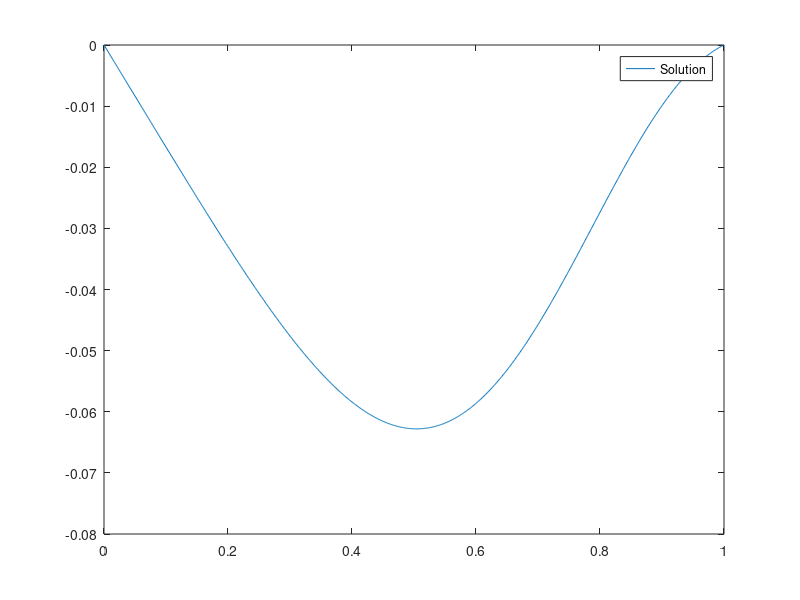
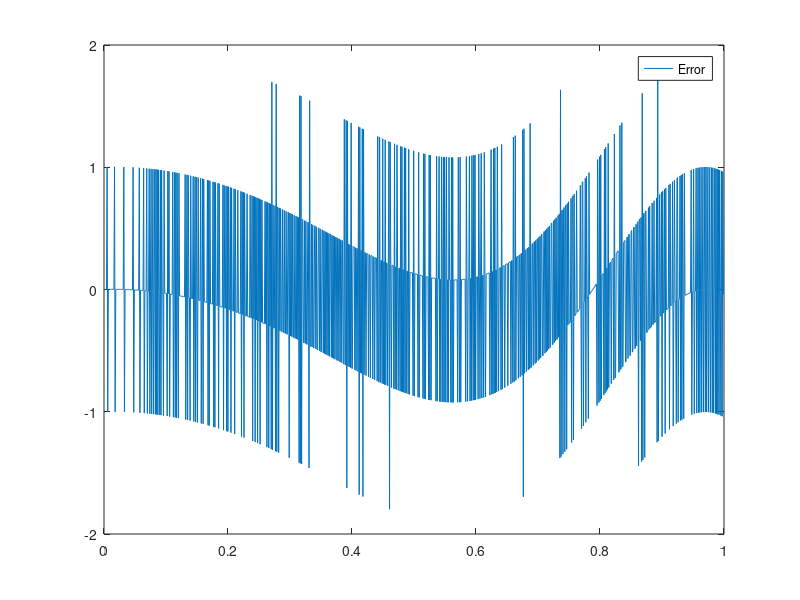

Reproduce these figures in MATLAB, in order.
close all
clear all
fileID = fopen('output.txt','r');
u=fscanf(fileID,'%f');
u=u';

x=linspace(0,1,numel(u));
h=x(2)-x(1);
x2=x.^2;

% Selected function f
f=sin(5*x2(2:end-1));
% Selected function r
r=x2-x-1;

ubis=u(3:end)-2*u(2:end-1)+u(1:end-2);
ubis=ubis/h^2;

figure()
plot(x,u);
ru=r.*u;
rhs=ubis+ru(2:end-1);
legend('Solution')
print('Solution','-dpng')
fclose('all');
%%
figure();
plot(x(2:end-1),rhs-f);


legend('Error')
print('Error','-dpng')